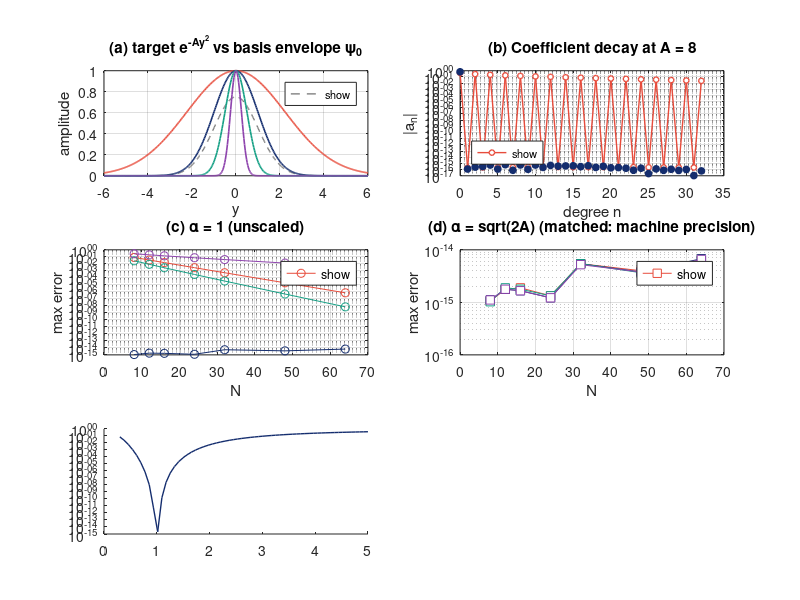

The MATLAB source for this figure: (Note: this script raises an error after producing the figure.)
function hermite_width_mismatch()
%% hermite_width_mismatch - Chapter 20, Etude 20.4.  Hermite width mismatch.
% Author: Dr. Denys Dutykh.

    script_dir = fileparts(mfilename('fullpath'));
    out_dir = fullfile(script_dir, '..', '..', '..', ...
                       'textbook', 'figures', 'ch20', 'matlab');
    if ~exist(out_dir, 'dir'); mkdir(out_dir); end

    Ns = [8 12 16 24 32 48 64];
    A_list = [0.1 0.5 2.0 8.0];
    err1 = zeros(length(A_list), length(Ns));
    err2 = zeros(length(A_list), length(Ns));
    for ai = 1:length(A_list)
        A = A_list(ai);
        f = @(y) exp(-A*y.^2);
        alpha_m = sqrt(2*A);
        for ni = 1:length(Ns)
            N = Ns(ni);
            c1 = hermite_expand(f, N, 1.0);
            err1(ai, ni) = hermite_maxerr(f, c1, 1.0);
            c2 = hermite_expand(f, N, alpha_m);
            err2(ai, ni) = hermite_maxerr(f, c2, alpha_m);
        end
    end

    NAVY=[20 45 110]/255; CORAL=[231 76 60]/255; TEAL=[22 160 133]/255;
    PURPLE=[142 68 173]/255;
    cs = {CORAL, NAVY, TEAL, PURPLE};

    % NEW: coefficient decay at A = 8
    A_pick = 8.0;
    f_pick = @(y) exp(-A_pick * y.^2);
    coeffs_unscaled = abs(hermite_expand(f_pick, 32, 1.0));
    coeffs_matched  = abs(hermite_expand(f_pick, 32, sqrt(2 * A_pick)));

    % NEW: optimal-alpha scan at fixed N = 16
    alphas = linspace(0.3, 5.0, 60);
    A_scan = [0.5 2.0 8.0];
    N_scan = 16;
    err_scan = zeros(length(A_scan), length(alphas));
    for ai = 1:length(A_scan)
        f = @(y) exp(-A_scan(ai) * y.^2);
        for k = 1:length(alphas)
            c = hermite_expand(f, N_scan, alphas(k));
            err_scan(ai, k) = hermite_maxerr(f, c, alphas(k));
        end
    end

    Ns_q = [1 2 4 8 16 32];
    f0 = @(y) pi^(-0.25) * exp(-0.5*y.^2);
    err_q = zeros(size(Ns_q));
    for ni = 1:length(Ns_q)
        c = hermite_expand(f0, Ns_q(ni), 1.0);
        err_q(ni) = hermite_maxerr(f0, c, 1.0);
    end

    fig = figure('Position',[100 100 1100 1200],'Color','w');

    % ---- (a) Width-mismatch cartoon -----------------------------------
    subplot(3,2,1);
    y_show = linspace(-6, 6, 401);
    psi0 = pi^(-0.25) .* exp(-0.5 .* y_show.^2);
    plot(y_show, psi0, '--', 'Color', [0.5 0.5 0.5], 'LineWidth', 1.0, ...
         'DisplayName', '\psi_0 (basis envelope)'); hold on;
    for ai = 1:length(A_list)
        plot(y_show, exp(-A_list(ai) * y_show.^2), 'Color', cs{ai}, ...
             'LineWidth', 1.2, 'DisplayName', sprintf('A = %g', A_list(ai)));
    end
    grid on; box on; xlabel('y'); ylabel('amplitude');
    title('(a) target e^{-Ay^2} vs basis envelope \psi_0');
    legend('show', 'Location', 'northeast', 'FontSize', 8);

    % ---- (b) Coefficient decay at A = 8 --------------------------------
    subplot(3,2,2);
    ns = 0:length(coeffs_unscaled)-1;
    semilogy(ns, coeffs_unscaled + 1e-20, '-o', 'Color', CORAL, ...
             'MarkerFaceColor', 'w', 'LineWidth', 1.0, 'MarkerSize', 4, ...
             'DisplayName', '\alpha = 1 (slow algebraic decay)'); hold on;
    semilogy(ns, coeffs_matched + 1e-20, 'o', 'Color', NAVY, ...
             'MarkerFaceColor', NAVY, 'MarkerSize', 5, ...
             'DisplayName', '\alpha = sqrt(2A) (only a_0)');
    grid on; box on; xlabel('degree n'); ylabel('|a_n|');
    title(sprintf('(b) Coefficient decay at A = %g', A_pick));
    legend('show', 'Location', 'southwest', 'FontSize', 8);

    % ---- (c) Unscaled convergence ------------------------------------
    subplot(3,2,3);
    hold on; set(gca, 'YScale','log');
    for ai = 1:length(A_list)
        plot(Ns, err1(ai,:), '-o', 'Color', cs{ai}, ...
             'DisplayName', sprintf('A=%g', A_list(ai)));
    end
    grid on; box on; xlabel('N'); ylabel('max error');
    title('(c) \alpha = 1 (unscaled)');
    legend('show', 'Location', 'best');

    % ---- (d) Matched convergence -------------------------------------
    subplot(3,2,4);
    hold on; set(gca, 'YScale','log');
    for ai = 1:length(A_list)
        plot(Ns, err2(ai,:) + 1e-18, '-s', 'Color', cs{ai}, ...
             'MarkerFaceColor', 'w', ...
             'DisplayName', sprintf('A=%g', A_list(ai)));
    end
    grid on; box on; xlabel('N'); ylabel('max error');
    title('(d) \alpha = sqrt(2A) (matched: machine precision)');
    legend('show', 'Location', 'best');

    % ---- (e) Optimal-alpha scan -------------------------------------
    subplot(3,2,5);
    hold on; set(gca, 'YScale', 'log');
    cs_scan = {NAVY, TEAL, PURPLE};
    for ai = 1:length(A_scan)
        plot(alphas, err_scan(ai, :) + 1e-18, 'Color', cs_scan{ai}, ...
             'LineWidth', 1.0, 'DisplayName', sprintf('A = %g', A_scan(ai)));
        xline(sqrt(2 * A_scan(ai)), ':', 'Color', cs_scan{ai}, ...
              'LineWidth', 0.8, 'Alpha', 0.6, 'HandleVisibility', 'off');
    end
    grid on; box on; xlabel('basis scale \alpha'); ylabel('max error');
    title(sprintf('(e) Optimal-\\alpha scan at N = %d (dotted: sqrt(2A))', N_scan));
    legend('show', 'Location', 'northeast', 'FontSize', 8);

    % ---- (f) QHO ground state ---------------------------------------
    subplot(3,2,6);
    semilogy(Ns_q, err_q + 1e-20, '-D', 'Color', NAVY, ...
             'MarkerFaceColor', 'w', 'MarkerSize', 6, 'LineWidth', 1.1, ...
             'DisplayName', 'f = \psi_0');
    grid on; box on; xlabel('N'); ylabel('max error');
    title('(f) QHO ground state: basis matches physics');
    legend('show');

    set(fig, 'PaperPositionMode', 'auto');
    print(fig, fullfile(out_dir, 'hermite_width_mismatch.pdf'), '-dpdf');
    print(fig, fullfile(out_dir, 'hermite_width_mismatch.png'), '-dpng');
    fprintf('[20.4-matlab] figure saved\n');
end

function psi = hermite_psi(n, y)
    y = y(:)';
    psi = zeros(n+1, length(y));
    psi(1,:) = pi^(-0.25) * exp(-0.5*y.^2);
    if n >= 1
        psi(2,:) = sqrt(2) * y .* psi(1,:);
    end
    for k = 1:n-1
        psi(k+2,:) = sqrt(2/(k+1))*y.*psi(k+1,:) - sqrt(k/(k+1))*psi(k,:);
    end
end

function c = hermite_expand(f, N, alpha)
    [x, w] = gauss_hermite(N + 32);
    y_nodes = x / alpha;
    fv = f(y_nodes);
    psi = hermite_psi(N, x);
    integ = fv .* psi .* exp(x.^2);
    c = sum(integ .* w, 2) / sqrt(alpha);
end

function e = hermite_maxerr(f, c, alpha)
    y = linspace(-15, 15, 4001);
    psi = hermite_psi(length(c)-1, alpha*y);
    approx = sqrt(alpha) * sum(c .* psi, 1);
    e = max(abs(approx - f(y)));
end

function [x, w] = gauss_hermite(K)
    % physicists' Gauss-Hermite nodes and weights via the Golub-Welsch algorithm.
    n = K; i = 1:n-1;
    a = sqrt(i / 2);
    J = diag(a, 1) + diag(a, -1);
    [V, D] = eig(J);
    x = diag(D)';
    w = sqrt(pi) * V(1,:).^2;
end
